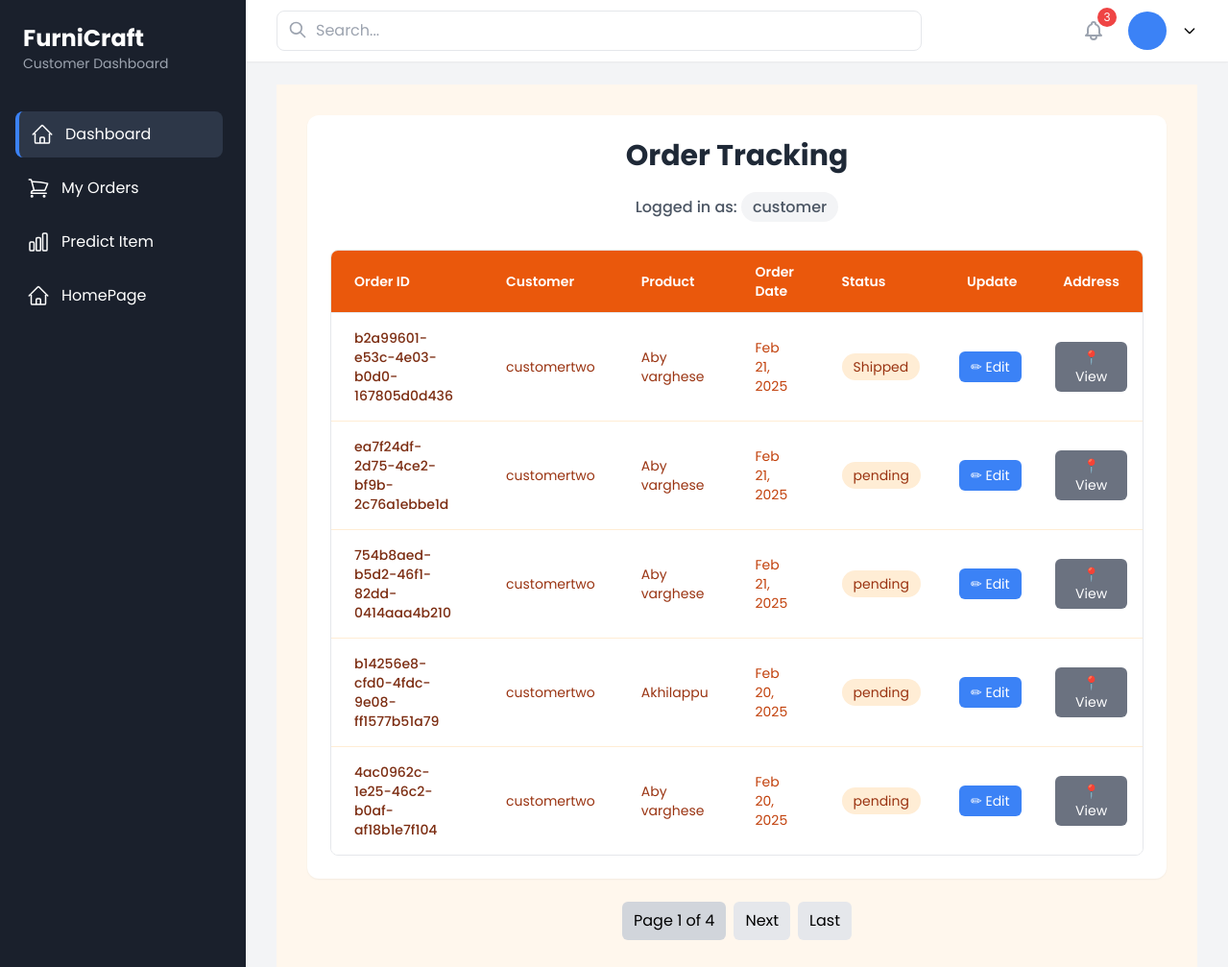
/track-orders/ (signed in), run on the app's committed database.
### authentication/models.py (models this page shows, shortened)
class CustomUser(AbstractUser):
    ROLE_CHOICES = [
        ("admin", "Admin"),
        ("customer", "Customer"),
        ("seller", "Seller"),
        ("delivery_guy", "Delivery Guy"),
    ]
    role = models.CharField(max_length=20, choices=ROLE_CHOICES, default="customer")
    groups = models.ManyToManyField(Group, related_name="customuser_groups", blank=True)
    user_permissions = models.ManyToManyField(Permission, related_name="customuser_permissions", blank=True)
    def __str__(self):
        return f"{self.username} ({self.role})"

class Order(models.Model):
    STATUS_CHOICES = [
        ("pending", "Pending"),
        ("confirmed", "Confirmed"),
        ("accepted", "Accepted"),
        ("shipped", "Shipped"),
        ("delivered", "Delivered"),
        ("failed", "Failed"),
        ("cancelled", "Cancelled"),
        ("returned", "Returned"),
    ]
    PAYMENT_METHODS = [
        ("cod", "Cash on Delivery"),
    ]
    order_id = models.UUIDField(default=uuid.uuid4, unique=True, editable=False)
    customer = models.ForeignKey(Customer, on_delete=models.CASCADE, related_name="orders")
    product = models.ForeignKey(Product, on_delete=models.CASCADE, related_name="orders")
    seller = models.ForeignKey(Seller, on_delete=models.CASCADE, related_name="orders_seller")
    quantity = models.PositiveIntegerField(default=1)
    total_price = models.DecimalField(max_digits=10, decimal_places=2)
    status = models.CharField(max_length=20, choices=STATUS_CHOICES, default="pending")
    payment_method = models.CharField(max_length=10, choices=PAYMENT_METHODS, default="cod")
    ordered_at = models.DateTimeField(auto_now_add=True)
    discount_applied = models.DecimalField(max_digits=10, decimal_places=2, default=0.00)
    delivery_address = models.ForeignKey(DeliveryAddress, on_delete=models.SET_NULL, null=True, blank=True)  # ✅ Added this field

class Customer(models.Model):
    user = models.OneToOneField(CustomUser, on_delete=models.CASCADE, primary_key=True)
    address = models.TextField()
    phone_number = models.CharField(max_length=15)

class Product(models.Model):
    name = models.CharField(max_length=255)
    category = models.ForeignKey(Category, on_delete=models.CASCADE, related_name="products")
    created_by = models.ForeignKey(Seller, on_delete=models.CASCADE)
    description = models.TextField()
    price = models.DecimalField(max_digits=10, decimal_places=2)
    image = models.ImageField(upload_to="products/")
    is_approved = models.BooleanField(default=False)
    stock = models.PositiveIntegerField(default=0)

### authentication/views.py (the view)
# urls.py: path("track-orders/", track_orders, name="track_orders"),
def track_orders(request):
    user = request.user
    print(f"User: {user}, Role: {getattr(user, 'role', 'No role')}")
    if user.role == "admin":
        orders = Order.objects.select_related("customer", "product", "delivery").order_by("-ordered_at")
    elif hasattr(user, "seller"):  # If user is a seller
        print("User is a seller")
        orders = Order.objects.filter(seller = request.user.seller).select_related("customer", "product", "delivery").order_by("-ordered_at")
    elif hasattr(user, "customer"):  # If user is a customer
        print("User is a customer")
        orders = Order.objects.filter(customer=user.customer).select_related("product", "delivery").order_by("-ordered_at")
    elif hasattr(user, "delivery_guy"):  # If user is a delivery guy
        print("User is a delivery guy")
        orders = Order.objects.filter(delivery=user.delivery_guy).select_related("customer", "product").order_by("-ordered_at")
    else:
        print("User has no role")
        orders = Order.objects.none()  # Empty queryset if user has no role
    print(f"Orders found: {orders.count()}")
    paginator = Paginator(orders, 5)
    page_number = request.GET.get("page")
    orders_page = paginator.get_page(page_number)
    return render(request, "track_orders.html", {"orders": orders_page})

### authentication/context_processors.py (called while the page is built)
def base_template_processor(request):
    base_template = None
    if request.user.is_authenticated:
        user_role = request.user.role
        base_templates = {
            "admin": "base/admin_base.html",
            "customer": "base/customer_base.html",
            "seller": "base/seller_base.html",
            "delivery_guy": "base/delivery_base.html",
        }
        base_template = base_templates.get(user_role, base_template)
    return {"base_template": base_template}

### templates/track_orders.html (shortened to what this page needs)
{% extends base_template %}
{% block content %}
<div class="bg-orange-50 min-h-screen p-8">
    <div class="max-w-7xl mx-auto">
        <div class="bg-white rounded-xl shadow-sm p-6 mb-6">
            <h2 class="text-3xl font-bold text-gray-800 text-center mb-6">Order Tracking</h2>
            <div class="text-center mb-8">
                <p class="text-gray-600 font-medium">
                    Logged in as: <span class="bg-gray-100 px-3 py-1 rounded-full">{{ user.role|default:"No Role Assigned" }}</span>
                </p>
            </div>
            <div class="overflow-x-auto rounded-lg border border-gray-200">
                <table class="min-w-full divide-y divide-gray-200">
                    <thead class="bg-orange-600 text-white">
                        <tr>
                            <th class="px-6 py-3 text-left text-sm font-semibold">Order ID</th>
                            <th class="px-6 py-3 text-left text-sm font-semibold">Customer</th>
                            <th class="px-6 py-3 text-left text-sm font-semibold">Product</th>
                            <th class="px-6 py-3 text-left text-sm font-semibold">Order Date</th>
                            <th class="px-6 py-3 text-left text-sm font-semibold">Status</th>
                            <th class="px-6 py-3 text-left text-sm font-semibold">Update</th>
                            <th class="px-6 py-3 text-left text-sm font-semibold">Address</th>
                        </tr>
                    </thead>
                    <tbody class="bg-white divide-y divide-orange-100">
                        {% for order in orders %}
                        <tr class="hover:bg-orange-50 transition-colors">
                            <td class="px-6 py-4 text-sm text-orange-900 font-medium">{{ order.order_id }}</td>
                            <td class="px-6 py-4 text-sm text-orange-800">{{ order.customer.user.username }}</td>
                            <td class="px-6 py-4 text-sm text-orange-800">{{ order.product.name }}</td>
                            <td class="px-6 py-4 text-sm text-orange-700">{{ order.ordered_at|date:"M d, Y" }}</td>
                            <td class="px-6 py-4">
                                <span class="px-3 py-1 rounded-full text-sm
                                    {% if order.status == 'Delivered' %}bg-green-100 text-green-800
                                    {% elif order.status == 'Cancelled' %}bg-red-100 text-red-800
                                    {% else %}bg-orange-100 text-orange-800{% endif %}">
                                    {{ order.status }}
                                </span>
                            </td>
                            <td class="px-4 py-2">
                                <button onclick="openEditModal('{{ order.id }}', '{{ order.status }}')"
                                    class="px-3 py-1.5 bg-blue-500 text-white rounded-md hover:bg-blue-600 text-sm">
                                    ✏ Edit
                                </button>
                            </td>
                            <td class="px-4 py-2">
                                <button onclick="showAddress('{{ order.delivery_address.address|escapejs }}', '{{ order.delivery_address.zipcode|escapejs }}')"
                                    class="px-3 py-1.5 bg-gray-500 text-white rounded-md hover:bg-gray-600 text-sm">
                                    📍 View
                                </button>
                            </td>
                        </tr>
                        {% empty %}
                        <tr>
                            <td colspan="8" class="px-6 py-4 text-center text-orange-600">No orders found</td>
                        </tr>
                        {% endfor %}
                    </tbody>
                </table>
            </div>
        </div>
    </div>
    <div class="flex justify-center mt-6">
        <span class="px-3 py-2 bg-gray-300 rounded-md mx-1">
            Page {{ orders.number }} of {{ orders.paginator.num_pages }}
        </span>
        {% if orders.has_next %}
            <a href="?page={{ orders.next_page_number }}" class="px-3 py-2 bg-gray-200 rounded-md mx-1">Next</a>
            <a href="?page={{ orders.paginator.num_pages }}" class="px-3 py-2 bg-gray-200 rounded-md mx-1">Last</a>
        {% endif %}
    </div>
</div>
{% endblock %}

### templates/base/customer_base.html (style rules this page uses)
* { font-family: 'Poppins', sans-serif; }

### data on the page
CustomUser: role "customer"
Order: order_id "b2a99601-e53c-4e03-b0d0-167805d0d436", customer.user.username "customertwo", product.name "Aby varghese", ordered_at "Feb 21, 2025", status "Shipped"
Order: order_id "ea7f24df-2d75-4ce2-bf9b-2c76a1ebbe1d", customer.user.username "customertwo", product.name "Aby varghese", ordered_at "Feb 21, 2025", status "pending"
Order: order_id "754b8aed-b5d2-46f1-82dd-0414aaa4b210", customer.user.username "customertwo", product.name "Aby varghese", ordered_at "Feb 21, 2025", status "pending"
Order: order_id "b14256e8-cfd0-4fdc-9e08-ff1577b51a79", customer.user.username "customertwo", product.name "Akhilappu", ordered_at "Feb 20, 2025", status "pending"
Order: order_id "4ac0962c-1e25-46c2-b0af-af18b1e7f104", customer.user.username "customertwo", product.name "Aby varghese", ordered_at "Feb 20, 2025", status "pending"

### other printed values
{{ orders.number }} "1"
{{ orders.paginator.num_pages }} "4"
